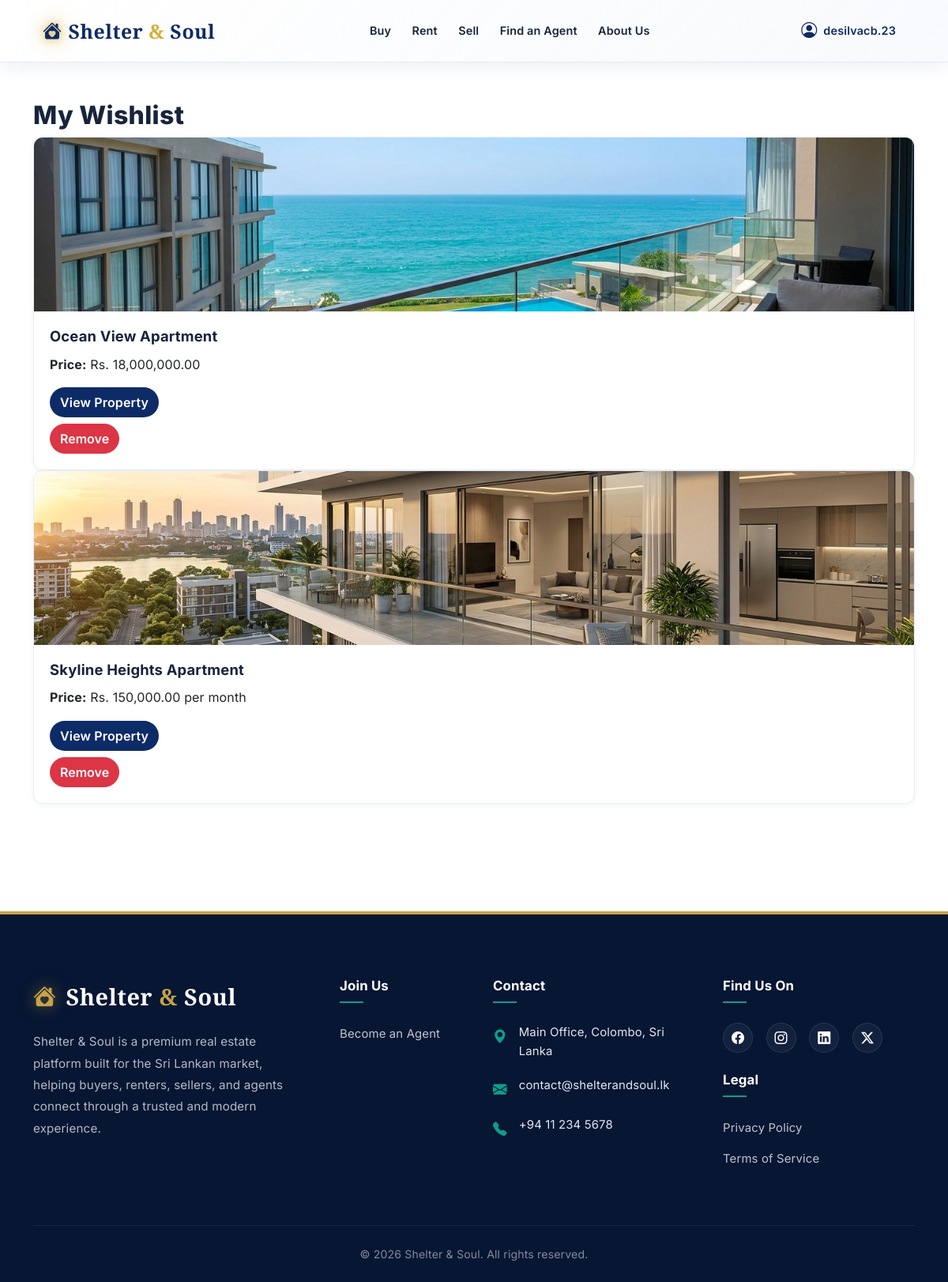
Screenshot of /wishlist/ (signed in) with the database file from the repository.
### listings/models.py (models this page shows, shortened)
class Wishlist(models.Model):
    user = models.ForeignKey(User, on_delete=models.CASCADE, related_name="wishlist_items")
    property = models.ForeignKey(Property, on_delete=models.CASCADE, related_name="wishlisted_by")
    created_at = models.DateTimeField(auto_now_add=True)
    class Meta:
        constraints = [
            models.UniqueConstraint(fields=["user", "property"], name="unique_user_property_wishlist")
        ]

class Property(models.Model):
    LISTING_CATEGORIES = [
        ("Sell", "Sell"),
        ("Rent", "Rent"),
    ]
    PROPERTY_TYPES = [
        ("Residential", "Residential"),
        ("Apartment", "Apartment"),
        ("Commercial", "Commercial"),
        ("Land", "Land"),
    ]
    SIZE_UNITS = [
        ("sqft", "sqft"),
        ("acres", "Acres"),
        ("perch", "Perch"),
    ]
    name = models.CharField(max_length=255)
    location = models.CharField(max_length=255)
    price = models.DecimalField(max_digits=10, decimal_places=2)
    listing_category = models.CharField(max_length=20, choices=LISTING_CATEGORIES, default="Sell")
    property_type = models.CharField(
        max_length=100,
        choices=PROPERTY_TYPES,
        default="Residential"
    )
    description = models.TextField()
    number_of_rooms = models.PositiveIntegerField(null=True, blank=True)
    number_of_bathrooms = models.PositiveIntegerField(null=True, blank=True)
    size_sqft = models.DecimalField("Size", max_digits=12, decimal_places=2, null=True, blank=True)
    size_unit = models.CharField(max_length=20, choices=SIZE_UNITS, default="sqft")
    walkthrough_video = models.FileField(upload_to="", null=True, blank=True)
    video_url = models.URLField(blank=True)
    address = models.CharField(max_length=255, blank=True)
    latitude = models.DecimalField(max_digits=9, decimal_places=6, null=True, blank=True)
    longitude = models.DecimalField(max_digits=9, decimal_places=6, null=True, blank=True)
    owner = models.ForeignKey(User, on_delete=models.SET_NULL, null=True, blank=True, related_name="properties")
    @property
    def primary_image(self):
        return self.images.first()

class PropertyImage(models.Model):
    property = models.ForeignKey(Property, on_delete=models.CASCADE, related_name="images")
    image = models.ImageField(upload_to="")
    uploaded_at = models.DateTimeField(auto_now_add=True)
    class Meta:
        ordering = ["id"]

### listings/views.py (the view)
# urls.py: path("wishlist/", views.wishlist_view, name="wishlist"),
@login_required
def wishlist_view(request):
    wishlist_items = (
        Wishlist.objects.filter(user=request.user)
        .select_related("property")
        .order_by("-created_at")
    )
    return render(request, "listings/wishlist.html", {"wishlist_items": wishlist_items})

### listings/context_processors.py (called while the page is built)
def seller_permissions(request):
    user = getattr(request, "user", None)
    can_post = False
    if user and user.is_authenticated:
        has_approved_lead = user.sell_leads.filter(status="Approved").exists()
        profile, _ = UserProfile.objects.get_or_create(user=user)
        if profile.can_post_property != has_approved_lead:
            profile.can_post_property = has_approved_lead
            profile.save(update_fields=["can_post_property"])
        can_post = has_approved_lead
    return {"user_can_post_property": can_post}

### listings/templates/listings/wishlist.html (shortened to what this page needs)
{% extends "listings/base.html" %}
{% load humanize %}
{% block content %}
<h2>My Wishlist</h2>
{% if wishlist_items %}
    <div class="card-grid">
        {% for item in wishlist_items %}
            <div class="card">
                {% if item.property.primary_image %}
                    <img src="{{ item.property.primary_image.image.url }}" alt="{{ item.property.name }}">
                {% endif %}
                <div class="card-body">
                    <h3>{{ item.property.name }}</h3>
                    <p><strong>Price:</strong> Rs. {{ item.property.price|intcomma }}{% if item.property.listing_category == "Rent" %} per month{% endif %}</p>
                    <a href="{% url 'property_detail' item.property.pk %}" class="btn">View Property</a>
                    <form method="post" action="{% url 'remove_from_wishlist' item.property.pk %}" class="mt-2">
                        <button type="submit" class="btn btn-danger">Remove</button>
                    </form>
                </div>
            </div>
        {% endfor %}
    </div>
{% else %}
    <p>You have not added any properties to your wishlist yet.</p>
{% endif %}
{% endblock %}

### listings/templates/listings/base.html (shortened to what this page needs)
<!DOCTYPE html>
<html lang="en">
<head>
    <link href="https://cdn.jsdelivr.net/npm/bootstrap@5.3.2/dist/css/bootstrap.min.css" rel="stylesheet">
    <link rel="stylesheet" href="https://cdn.jsdelivr.net/npm/bootstrap-icons@1.11.1/font/bootstrap-icons.css">
</head>
<body>
    <nav id="mainNavbar"
        class="navbar navbar-expand-lg {% if request.resolver_match.url_name == 'home' %}navbar-home navbar-dark{% else %}navbar-light navbar-glass sticky-top{% endif %}">
        <div class="container-xl px-4">
            <a class="navbar-brand d-flex align-items-center gap-2" href="{% url 'home' %}">
                <span class="navbar-brand-icon-glow" aria-hidden="true"><i class="bi bi-house-heart-fill fs-4"></i></span>
                <span>Shelter <span style="color:#D4AF37;">&amp;</span> Soul</span>
            </a>
            <div class="collapse navbar-collapse" id="navbarNav">
                <ul class="navbar-nav mx-auto mb-2 mb-lg-0">
                    <li class="nav-item">
                        <a class="nav-link {% if request.resolver_match.url_name == 'property_list' and request.GET.type == 'buy' %}active{% endif %}"
                            href="{% url 'property_list' %}?type=buy">Buy</a>
                    </li>
                    <li class="nav-item">
                        <a class="nav-link {% if request.resolver_match.url_name == 'property_list' and request.GET.type == 'rent' %}active{% endif %}"
                            href="{% url 'property_list' %}?type=rent">Rent</a>
                    </li>
                    <li class="nav-item">
                        <a class="nav-link {% if request.resolver_match.url_name == 'sell' %}active{% endif %}"
                            href="{% url 'sell' %}">Sell</a>
                    </li>
                    <li class="nav-item">
                        <a class="nav-link {% if request.resolver_match.url_name == 'find_agent' %}active{% endif %}"
                            href="{% url 'find_agent' %}">Find an Agent</a>
                    </li>
                    <li class="nav-item">
                        <a class="nav-link {% if request.resolver_match.url_name == 'about' %}active{% endif %}"
                            href="{% url 'about' %}">About Us</a>
                    </li>
                </ul>
                <ul class="navbar-nav align-items-center gap-1">
                    {% if user.is_authenticated %}
                    <li class="nav-item dropdown">
                        <a class="nav-link dropdown-toggle d-flex align-items-center gap-2 fw-semibold {% if request.resolver_match.url_name != 'home' %}text-primary{% else %}text-white{% endif %}"
                            href="#" id="profileDropdown" role="button" data-bs-toggle="dropdown" aria-expanded="false"
                            aria-label="My profile menu">
                            <i class="bi bi-person-circle fs-5 flex-shrink-0"></i>
                            <span class="nav-user-name d-none d-md-inline">{{ user.get_full_name|default:user.username }}</span>
                        </a>
                    </li>
                    {% endif %}
                </ul>
            </div>
        </div>
    </nav>
    <main class="{% block main_class %}container my-5{% endblock %}">
        {% block content %}{% endblock %}
    </main>
    <footer class="footer">
        <div class="container">
            <div class="row g-5">
                <div class="col-lg-4 col-md-6">
                    <a href="{% url 'home' %}" class="footer-logo">
                        <i class="bi bi-house-heart-fill"></i>
                        <span>Shelter <span>&amp;</span> Soul</span>
                    </a>
                    <p class="footer-text mt-3">
                        Shelter & Soul is a premium real estate platform built for the Sri Lankan market, helping buyers, renters, sellers, and agents connect through a trusted and modern experience.
                    </p>
                </div>
                <div class="col-lg-2 col-md-6">
                    <h5 class="footer-heading">Join Us</h5>
                    <ul class="footer-link-group">
                        <li><a href="mailto:contact@shelterandsoul.lk">Become an Agent</a></li>
                    </ul>
                </div>
                <div class="col-lg-3 col-md-6">
                    <h5 class="footer-heading">Contact</h5>
                    <div class="footer-contact-item">
                        <i class="bi bi-geo-alt-fill"></i>
                        <span>Main Office, Colombo, Sri Lanka</span>
                    </div>
                    <div class="footer-contact-item">
                        <i class="bi bi-envelope-fill"></i>
                        <span>contact@shelterandsoul.lk</span>
                    </div>
                    <div class="footer-contact-item">
                        <i class="bi bi-telephone-fill"></i>
                        <span>+94 11 234 5678</span>
                    </div>
                </div>
                <div class="col-lg-3 col-md-6">
                    <h5 class="footer-heading">Find Us On</h5>
                    <div class="social-icons mb-4">
                        <a href="#" class="social-link" title="Facebook"><i class="bi bi-facebook"></i></a>
                        <a href="#" class="social-link" title="Instagram"><i class="bi bi-instagram"></i></a>
                        <a href="#" class="social-link" title="LinkedIn"><i class="bi bi-linkedin"></i></a>
                        <a href="#" class="social-link" title="Twitter/X"><i class="bi bi-twitter-x"></i></a>
                    </div>
                    <h5 class="footer-heading">Legal</h5>
                    <ul class="footer-link-group">
                        <li><a href="#">Privacy Policy</a></li>
                        <li><a href="#">Terms of Service</a></li>
                    </ul>
                </div>
            </div>
            <div class="footer-bottom">
                <div class="row align-items-center">
                    <div class="col-md-12 text-center">
                        <p class="footer-bottom-text">&copy; 2026 Shelter &amp; Soul. All rights reserved.</p>
                    </div>
                </div>
            </div>
        </div>
    </footer>
</body>
</html>

### rows the page displays
Wishlist: property.primary_image.image (picture), property.name "Ocean View Apartment", property.price "18,000,000.00"
Wishlist: property.primary_image.image (picture), property.name "Skyline Heights Apartment", property.price "150,000.00", shows "per month"

### other values shown
{{ user.get_full_name|default:user.username }} "desilvacb.23"
